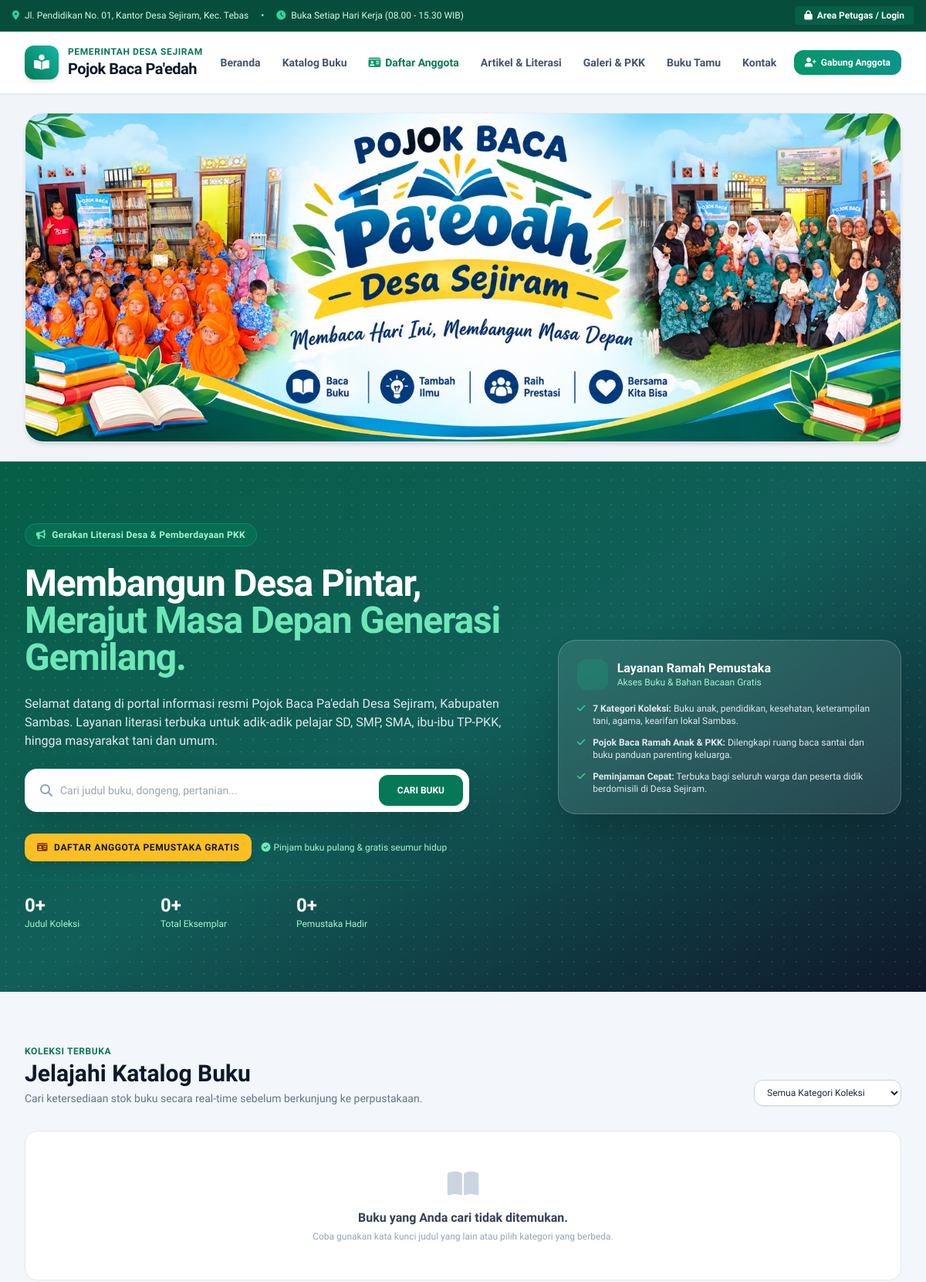
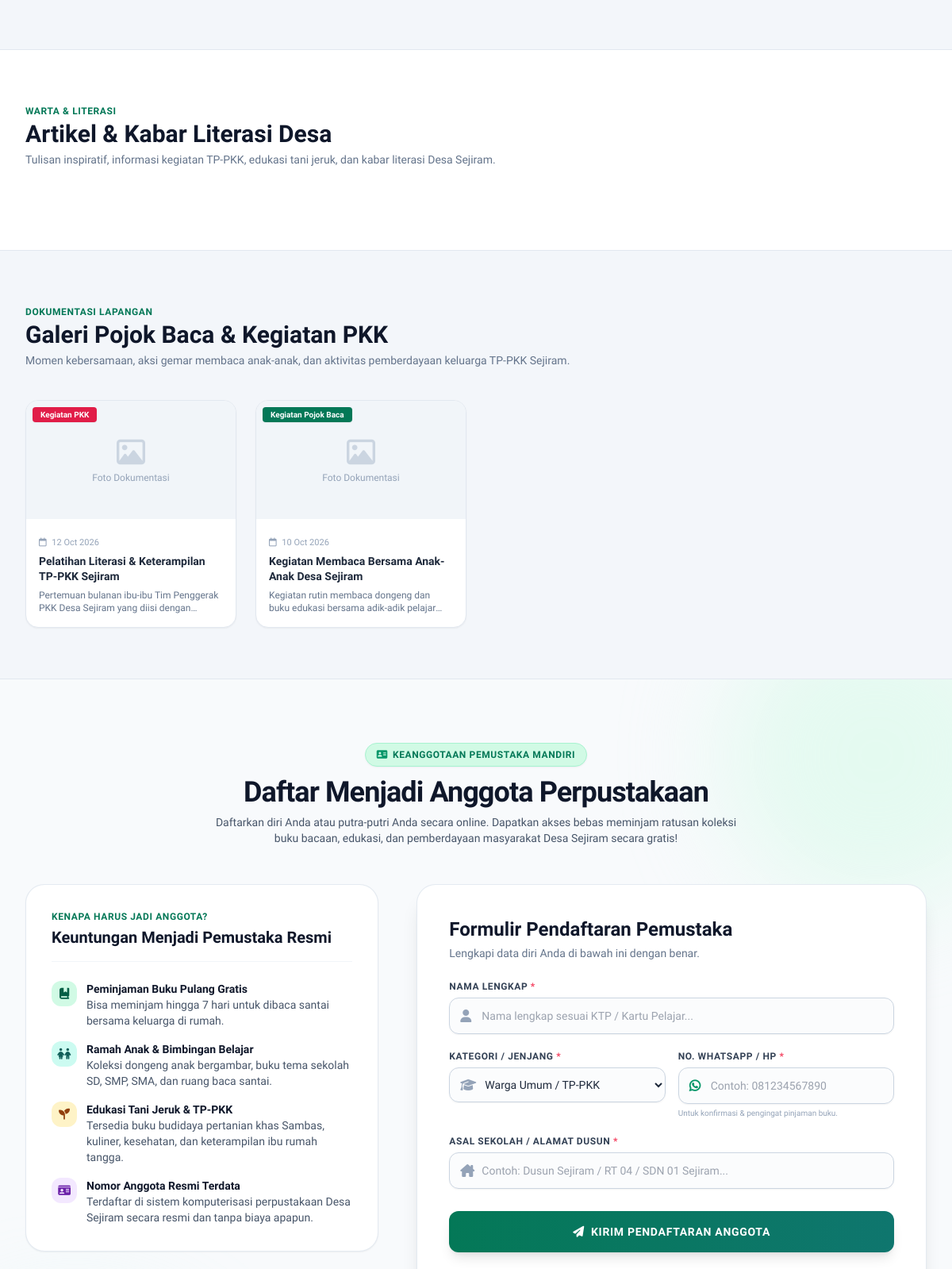
The page / (upper part) on the database its author committed (2 pictures, top to bottom).
### tables this page shows
CREATE TABLE IF NOT EXISTS `pengaturan` (
  `id` INT AUTO_INCREMENT PRIMARY KEY,
  `nama_instansi` VARCHAR(150) NOT NULL,
  `desa` VARCHAR(100) NOT NULL,
  `kabupaten` VARCHAR(100) NOT NULL,
  `alamat` TEXT NOT NULL,
  `jam_operasional` VARCHAR(100) NOT NULL DEFAULT '08.00 - 16.00 WIB',
  `durasi_pinjam_hari` INT NOT NULL DEFAULT 7,
  `denda_per_hari` INT NOT NULL DEFAULT 1000,
  `jabatan_kades` VARCHAR(100) NOT NULL DEFAULT 'Kepala Desa Sejiram',
  `nama_kades` VARCHAR(100) NOT NULL DEFAULT '',
  `nama_pengelola` VARCHAR(100) NOT NULL
);

CREATE TABLE IF NOT EXISTS `galeri` (
  `id` INT AUTO_INCREMENT PRIMARY KEY,
  `judul` VARCHAR(200) NOT NULL,
  `kategori` ENUM('Kegiatan Pojok Baca', 'Kegiatan PKK') NOT NULL,
  `foto` VARCHAR(255) NOT NULL,
  `tanggal` DATE NOT NULL,
  `keterangan` TEXT NULL,
  `created_at` TIMESTAMP DEFAULT CURRENT_TIMESTAMP
);

### portal.php (the view, shortened to what the rows shown need)
<?php
require_once __DIR__ . '/config/database.php';
$stmtSetting = $pdo->query("SELECT * FROM pengaturan LIMIT 1");
$setting = $stmtSetting->fetch() ?: [
    'nama_instansi' => 'Pojok Baca Pa\'edah',
    'desa' => 'Desa Sejiram',
    'kabupaten' => 'Kabupaten Sambas',
    'alamat' => 'Jl. Pendidikan No. 01, Kantor Desa Sejiram',
    'jam_operasional' => '08.00 - 15.30 WIB',
    'durasi_pinjam_hari' => 7,
    'denda_per_hari' => 1000
];
$stmtGaleri = $pdo->query("SELECT * FROM galeri ORDER BY tanggal DESC, id DESC LIMIT 8");
$galeriPublik = $stmtGaleri->fetchAll();
?>
<!DOCTYPE html>
<html lang="id" class="scroll-smooth">
<head>
    <script src="https://cdn.tailwindcss.com"></script>
    <link rel="stylesheet" href="https://cdnjs.cloudflare.com/ajax/libs/font-awesome/6.4.0/css/all.min.css">
</head>
<body class="bg-slate-50 text-slate-800 antialiased flex flex-col min-h-screen">
    <div class="bg-emerald-900 text-emerald-100 text-xs py-2 px-4 border-b border-emerald-800">
        <div class="max-w-7xl mx-auto flex flex-col sm:flex-row justify-between items-center gap-2">
            <div class="flex items-center gap-4">
                <span><i class="fa-solid fa-location-dot mr-1 text-emerald-400"></i> <?= e($setting['alamat']) ?></span>
                <span class="hidden md:inline">&bull;</span>
                <span class="hidden md:inline"><i class="fa-solid fa-clock mr-1 text-emerald-400"></i> Buka Setiap Hari Kerja (<?= e(!empty($setting['jam_operasional']) ? $setting['jam_operasional'] : '08.00 - 15.30 WIB') ?>)</span>
            </div>
        </div>
    </div>
    <header class="bg-white border-b border-slate-200 sticky top-0 z-40 shadow-sm">
        <div class="max-w-7xl mx-auto px-4 sm:px-6 lg:px-8">
            <div class="flex justify-between items-center h-20">
                <a href="portal.php" class="flex items-center gap-3">
                    <div>
                        <span class="text-xs uppercase tracking-wider font-extrabold text-emerald-700 block">Pemerintah <?= e($setting['desa']) ?></span>
                        <h1 class="text-lg md:text-xl font-black text-slate-900 tracking-tight leading-tight"><?= e($setting['nama_instansi']) ?></h1>
                    </div>
                </a>
            </div>
        </div>
    </header>
    <?php
    $bannerFile = 'uploads/img/banner.jpeg';
    $hasBanner = file_exists(__DIR__ . '/' . $bannerFile);
    ?>
    <section <?= !$hasBanner ? 'id="beranda"' : '' ?> class="relative bg-gradient-to-br from-emerald-800 via-teal-800 to-slate-900 text-white py-14 md:py-20 overflow-hidden">
        <div class="max-w-7xl mx-auto px-4 sm:px-6 lg:px-8 relative z-10">
            <div class="grid grid-cols-1 lg:grid-cols-12 gap-12 items-center">
                <div class="lg:col-span-7 space-y-6">
                    <div class="inline-flex items-center gap-2 bg-emerald-700/60 border border-emerald-500/40 text-emerald-200 px-3.5 py-1.5 rounded-full text-xs font-bold tracking-wide">
                        <i class="fa-solid fa-bullhorn text-emerald-300"></i> Gerakan Literasi Desa & Pemberdayaan PKK
                    </div>
                    <h2 class="text-3xl sm:text-4xl lg:text-5xl font-black leading-tight tracking-tight">
                        Membangun Desa Pintar, <br>
                        <span class="text-emerald-300">Merajut Masa Depan Generasi Gemilang.</span>
                    </h2>
                    <p class="text-slate-200 text-sm sm:text-base leading-relaxed max-w-2xl font-normal">
                        Selamat datang di portal informasi resmi <?= e($setting['nama_instansi']) ?> <?= e($setting['desa']) ?>, Kabupaten Sambas. Layanan literasi terbuka untuk adik-adik pelajar SD, SMP, SMA, ibu-ibu TP-PKK, hingga masyarakat tani dan umum.
                    </p>
                    <form action="#katalog" method="GET" class="bg-white p-2 rounded-2xl shadow-2xl flex flex-col sm:flex-row gap-2 max-w-xl text-slate-800">
                        <div class="flex-1 flex items-center px-3">
                        </div>
                        <button type="submit" class="bg-emerald-700 hover:bg-emerald-800 text-white font-bold text-xs uppercase px-6 py-3 rounded-xl transition shadow">
                        </button>
                    </form>
                    <div class="flex flex-wrap items-center gap-3 pt-1">
                        <a href="#daftar-anggota" class="inline-flex items-center gap-2 bg-amber-400 hover:bg-amber-300 text-slate-900 font-extrabold text-xs uppercase tracking-wider px-4 py-2.5 rounded-xl shadow-lg transition transform hover:-translate-y-0.5">
                        </a>
                        <span class="text-xs text-emerald-200 hidden sm:inline"><i class="fa-solid fa-check-circle text-emerald-300 mr-1"></i>Pinjam buku pulang & gratis seumur hidup</span>
                    </div>
                    <div class="grid grid-cols-3 gap-4 pt-4 border-t border-emerald-700/60 max-w-lg">
                        <div>
                        </div>
                        <div>
                        </div>
                        <div>
                        </div>
                    </div>
                </div>
            </div>
        </div>
    </section>
    <section id="katalog" class="py-16 bg-slate-100/70 border-b border-slate-200">
        <div class="max-w-7xl mx-auto px-4 sm:px-6 lg:px-8">
            <div class="flex flex-col md:flex-row justify-between items-start md:items-end gap-4 mb-8">
                <div>
                    <h2 class="text-2xl sm:text-3xl font-extrabold text-slate-900">Jelajahi Katalog Buku</h2>
                </div>
            </div>
        </div>
    </section>
    <section id="artikel" class="py-16 bg-white border-b border-slate-200">
        <div class="max-w-7xl mx-auto px-4 sm:px-6 lg:px-8">
            <div class="flex flex-col md:flex-row justify-between items-start md:items-end gap-4 mb-10">
                <div>
                    <h2 class="text-2xl sm:text-3xl font-extrabold text-slate-900">Artikel & Kabar Literasi Desa</h2>
                </div>
            </div>
        </div>
    </section>
    <section id="galeri" class="py-16 bg-slate-100/70 border-b border-slate-200">
        <div class="max-w-7xl mx-auto px-4 sm:px-6 lg:px-8">
            <div class="flex flex-col md:flex-row justify-between items-start md:items-end gap-4 mb-10">
                <div>
                    <h2 class="text-2xl sm:text-3xl font-extrabold text-slate-900">Galeri Pojok Baca & Kegiatan PKK</h2>
                </div>
            </div>
            <div class="grid grid-cols-1 sm:grid-cols-2 md:grid-cols-3 lg:grid-cols-4 gap-6">
                <?php if (empty($galeriPublik)): ?>
                <div class="col-span-full py-12 text-center text-slate-400 bg-white rounded-2xl border border-dashed border-slate-300">
                    <i class="fa-regular fa-images text-4xl mb-2 text-slate-300"></i>
                    <p class="text-sm font-medium">Belum ada dokumentasi foto kegiatan yang diunggah.</p>
                </div>
                <?php else: ?>
                <?php foreach ($galeriPublik as $gl):
                    $fotoPath = 'uploads/galeri/' . $gl['foto'];
                    $hasFoto = file_exists(__DIR__ . '/' . $fotoPath);
                ?>
                <div class="bg-white rounded-2xl border border-slate-200 shadow-sm overflow-hidden flex flex-col justify-between hover:shadow-lg hover:-translate-y-1 transition duration-200 cursor-pointer group"
                     onclick="bukaModalGaleri(this)"
                     data-judul="<?= e($gl['judul']) ?>"
                     data-kategori="<?= e($gl['kategori']) ?>"
                     data-foto="<?= $hasFoto ? e($fotoPath) : '' ?>"
                     data-tanggal="<?= date('d M Y', strtotime($gl['tanggal'])) ?>"
                     data-keterangan="<?= e($gl['keterangan'] ?? '') ?>">
                    <div>
                        <div class="aspect-video bg-slate-100 relative overflow-hidden flex items-center justify-center">
                            <?php if ($hasFoto): ?>
                                <img src="<?= e($fotoPath) ?>" alt="<?= e($gl['judul']) ?>" class="w-full h-full object-cover group-hover:scale-105 transition duration-300">
                                <div class="absolute inset-0 bg-slate-900/30 opacity-0 group-hover:opacity-100 transition duration-200 flex items-center justify-center">
                                    <span class="w-10 h-10 rounded-full bg-white/95 text-emerald-800 flex items-center justify-center text-sm shadow-md transform scale-75 group-hover:scale-100 transition duration-200">
                                        <i class="fa-solid fa-magnifying-glass-plus"></i>
                                    </span>
                                </div>
                            <?php else: ?>
                                <div class="text-center p-4 text-slate-400">
                                    <i class="fa-regular fa-image text-4xl mb-1 text-slate-300"></i>
                                    <p class="text-xs">Foto Dokumentasi</p>
                                </div>
                            <?php endif; ?>
                            <span class="absolute top-2 left-2 text-[10px] font-bold px-2.5 py-0.5 rounded shadow-sm <?= $gl['kategori'] === 'Kegiatan PKK' ? 'bg-rose-600 text-white' : 'bg-emerald-700 text-white' ?>">
                                <?= e($gl['kategori']) ?>
                            </span>
                        </div>
                        <div class="p-4">
                            <span class="text-[11px] text-slate-400"><i class="fa-regular fa-calendar mr-1"></i> <?= date('d M Y', strtotime($gl['tanggal'])) ?></span>
                            <h3 class="font-bold text-slate-800 text-sm mt-1 leading-snug line-clamp-2 group-hover:text-emerald-700 transition"><?= e($gl['judul']) ?></h3>
                            <?php if (!empty($gl['keterangan'])): ?>
                            <p class="text-xs text-slate-500 mt-1.5 line-clamp-2"><?= e($gl['keterangan']) ?></p>
                            <?php endif; ?>
                        </div>
                    </div>
                </div>
                <?php endforeach; ?>
                <?php endif; ?>
            </div>
        </div>
    </section>
    <section id="daftar-anggota" class="py-16 sm:py-20 bg-slate-50 border-b border-slate-200 relative overflow-hidden">
        <div class="max-w-7xl mx-auto px-4 sm:px-6 lg:px-8 relative z-10">
            <div class="text-center max-w-2xl mx-auto mb-12">
                <h2 class="text-2xl sm:text-3xl lg:text-4xl font-extrabold text-slate-900 mt-3 tracking-tight">
                    Daftar Menjadi Anggota Perpustakaan
                </h2>
            </div>
            <div class="grid grid-cols-1 lg:grid-cols-12 gap-8 lg:gap-12 items-start">
                <div class="lg:col-span-5 space-y-6">
                    <div class="bg-white rounded-3xl p-6 sm:p-8 border border-slate-200/90 shadow-sm space-y-6">
                        <ul class="space-y-4 text-xs sm:text-sm text-slate-600">
                            <li class="flex items-start gap-3">
                                <div>
                                    <strong class="text-slate-900 block font-bold">Peminjaman Buku Pulang Gratis</strong>
                                    <span>Bisa meminjam hingga <?= (int)$setting['durasi_pinjam_hari'] ?> hari untuk dibaca santai bersama keluarga di rumah.</span>
                                </div>
                            </li>
                        </ul>
                    </div>
                </div>
            </div>
        </div>
    </section>
</body>
</html>

### rows shown on the page
pengaturan: alamat "Jl. Pendidikan No. 01, Kantor Desa Sejiram, Kec. Tebas", jam_operasional "08.00 - 15.30 WIB", desa "DESA SEJIRAM", nama_instansi "Pojok Baca Pa'edah", desa "Desa Sejiram", durasi_pinjam_hari "7"
galeri: shows "Foto Dokumentasi", kategori "Kegiatan PKK", tanggal "12 Oct 2026", judul "Pelatihan Literasi & Keterampilan TP-PKK Sejiram", keterangan "Pertemuan bulanan ibu-ibu Tim Penggerak PKK Desa Sejiram yang diisi…"
galeri: shows "Foto Dokumentasi", kategori "Kegiatan Pojok Baca", tanggal "10 Oct 2026", judul "Kegiatan Membaca Bersama Anak-Anak Desa Sejiram", keterangan "Kegiatan rutin membaca dongeng dan buku edukasi bersama adik-adik…"

### other values the page prints
$totalJudul "0"
$totalStok "0"
$totalPengunjung "0"
